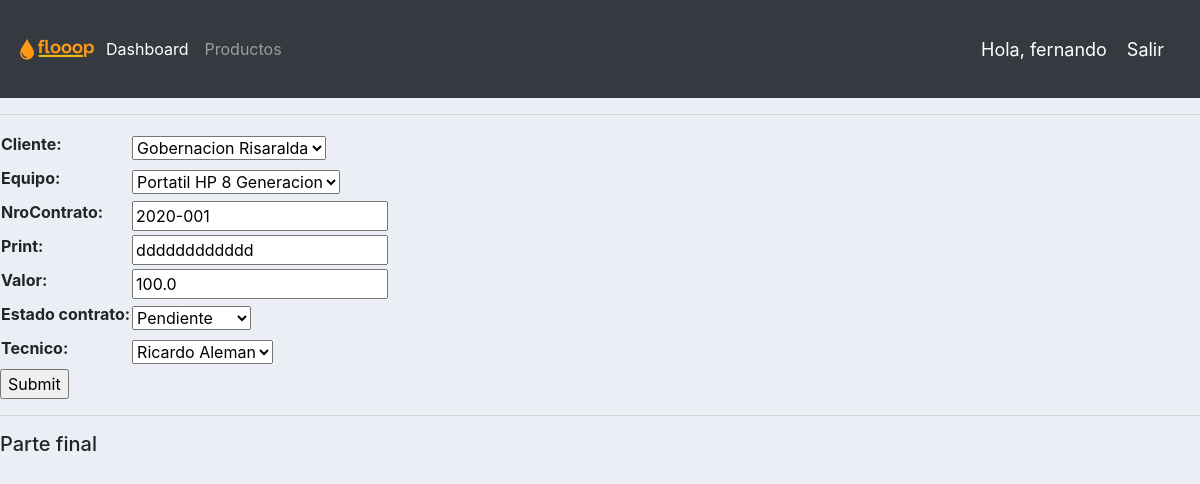
Screenshot of /actualizar_contrato/1/ (signed in) with the database file from the repository.
### webapp/models.py (models this page shows, shortened)
class Contrato(models.Model):
  ESTADO_CONTRATO = (
    ('En ejecucion', 'En ejecucion'),
    ('Terminado', 'Terminado'),
    ('Pendiente', 'Pendiente'),
    ('Cancelado', 'Cancelado'),
  )
  TECNICO = (
    ('Ricardo Aleman', 'Ricardo Aleman'),
    ('Hernan Vidaure', 'Hernan Vidaure'),
    ('Jeyson Porras', 'Jeyson Porras'),
    ('Natalia Ramirez', 'Natalia Ramirez'),
  )
  cliente = models.ForeignKey(Cliente, null=True, on_delete=models.SET_NULL)
  equipo = models.ForeignKey(Equipo, null=True, on_delete=models.SET_NULL)
  nroContrato = models.CharField(max_length=30, null=True)
  fecha_inicio = models.DateTimeField(auto_now_add=True, null=True)
  fecha_terminacion = models.DateTimeField(auto_now_add=True, null=True)
  print = models.CharField(max_length=100, null=True)
  fecha_creacion = models.DateTimeField(auto_now_add=True, null=True)
  valor = models.FloatField(null=True)
  estado_contrato = models.CharField(max_length=60, null=True, choices=ESTADO_CONTRATO)
  tecnico = models.CharField(max_length=60, null=True, choices=TECNICO)

### webapp/decorators.py (the view)
        def wrapper_func(request, *args, **kwargs):
            group = None
            if request.user.groups.exists():
                group = request.user.groups.all()[0].name
            if group in allowed_roles:
                return view_func(request, *args, **kwargs)
            else:
                return HttpResponse('No estas autorizado para esta pagina')

### webapp/forms.py
class Contrato1Form(ModelForm):
    class Meta:
        model = Contrato
        fields = '__all__'

### webapp/models.py (called while the page is built)
  def __str__(self):
		  return self.nombre

  def __str__(self):
    return self.nombre

### webapp/views.py (called while the page is built)
@login_required(login_url='login')
@usuario_permitido(allowed_roles=['admin'])
def actualizarContrato(request, pk):
    contrato = Contrato.objects.get(id=pk)
    form = Contrato1Form(instance=contrato)
    if request.method == 'POST':
        print('Actualizando el formulario: ', request.POST)
        form = Contrato1Form(request.POST, instance=contrato)
        if form.is_valid():
            form.save()
            return redirect('/')
    context = {'form': form}
    return render(request, 'webapp/contrato1_form.html', context)

### webapp/templates/webapp/contrato1_form.html (shortened to what this page needs)
{%  extends 'webapp/main.html' %}
{% load static %}
{% block contenido %}
    <form action="" method="POST">
        <table>
            {{form.as_table}} <hr>
        </table>
        <input type="submit" name="Submit">
    </form>
{% endblock %}

### webapp/templates/webapp/navbar.html (shortened to what this page needs)
{% load static %}
<nav class="navbar navbar-expand-lg navbar-dark bg-dark">
  <img src="{% static 'images/logo.png' %}" alt="Smiley face" height="82" width="82">
  <div class="collapse navbar-collapse" id="navbarNav">
    <ul class="navbar-nav">
      {% if request.user.is_staff %}
      <li class="nav-item active">
        <a class="nav-link" href="{% url 'inicio' %}">Dashboard </a>
      </li>
      <li class="nav-item">
        <a class="nav-link" href="{% url 'productos' %}">Productos</a>
      </li>
      {% endif %}
    </ul>
  </div>
  <span class="hello-msg">Hola, {{request.user}}</span>
  <span ><a class="hello-msg" href="{% url 'logout' %}">Salir</a></span>
</nav>

### webapp/templates/webapp/main.html (style rules this page uses)
body { background-color: #ebeff5; }

### webapp/templates/webapp/navbar.html (style rules this page uses)
.hello-msg { font-size: 18px; color: #fff; margin-right: 20px; }

### rows the page displays
Contrato: cliente "Gobernacion Risaralda", equipo "Portatil HP 8 Generacion", nroContrato "2020-001", print "dddddddddddd", valor "100.0", estado_contrato "Pendiente", tecnico "Ricardo Aleman"

### other values shown
{{ request.user }} "fernando"
